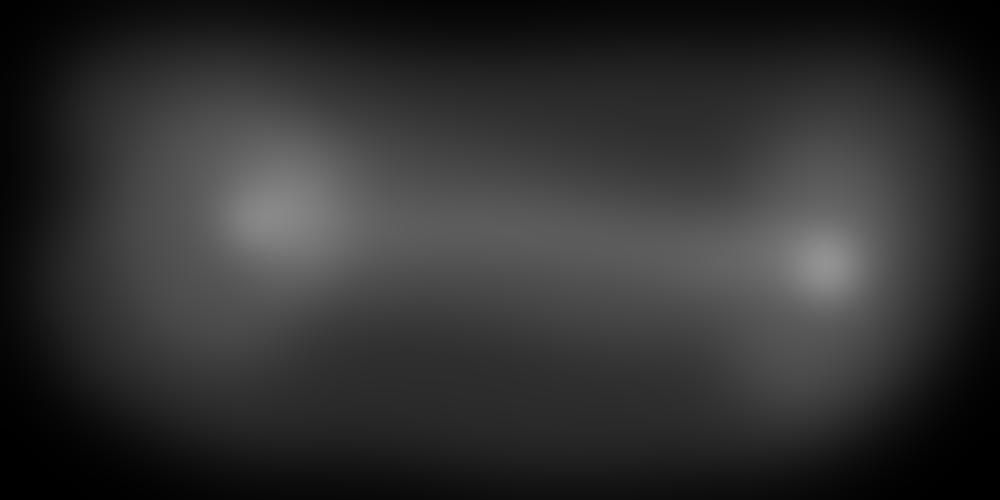
%> input picture 500x1000/1.jpg, 1000 x 500 px
$ octave DemGen.m   (GNU Octave 9; MATLAB toolbox functions it lacks are replaced by stand-ins)
%> lines starting %> are read from the running program, lines starting %| are printed output that depends on the picture
%Görüntüleri Yükle
im1 = imread('500x1000\1.jpg');
%> im1 is the input picture: size 500x1000 uint8; min 0, max 148, mean 48.4
im2 = imread('500x1000\2.jpg');
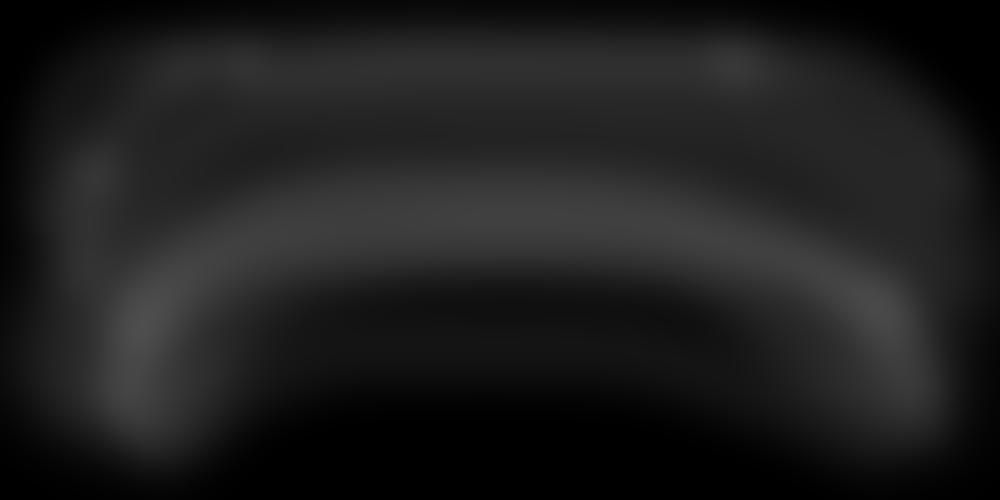
%> input picture 500x1000/2.jpg, 1000 x 500 px
%> im2 is the input picture: size 500x1000 uint8; min 0, max 79, mean 29.5
im3 = imread('500x1000\3.jpg');
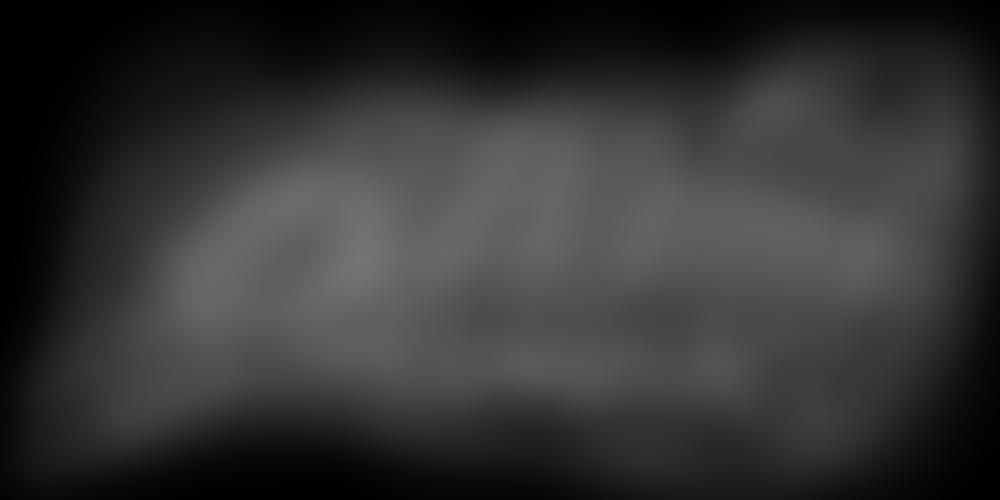
%> input picture 500x1000/3.jpg, 1000 x 500 px
%> im3 is the input picture: size 500x1000 uint8; min 0, max 117, mean 51.3
im4 = imread('500x1000\4.jpg');
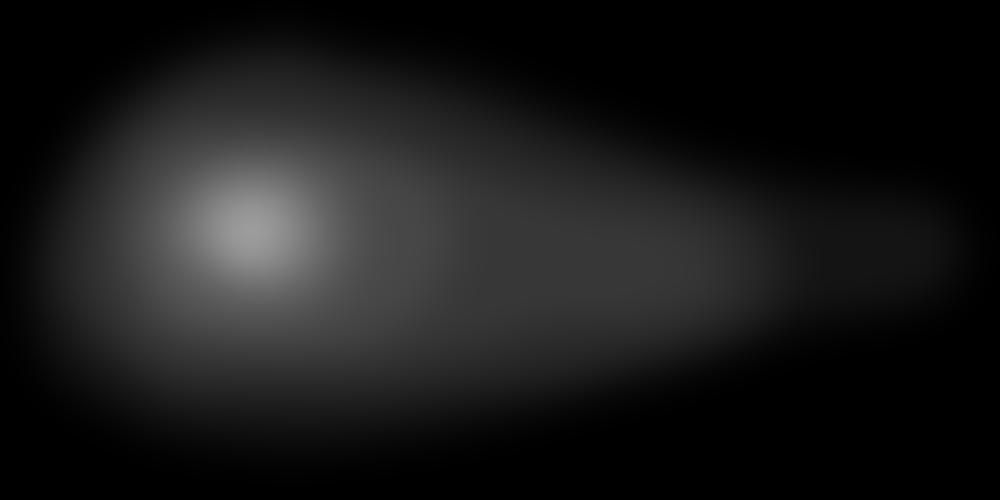
%> input picture 500x1000/4.jpg, 1000 x 500 px
%> im4 is the input picture: size 500x1000 uint8; min 0, max 157, mean 25
im5 = imread('500x1000\5.jpg');
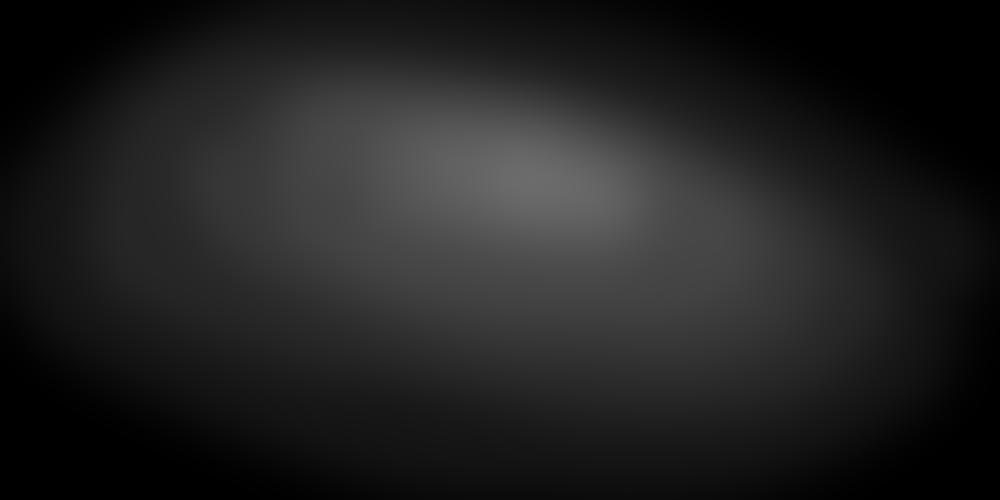
%> input picture 500x1000/5.jpg, 1000 x 500 px
%> im5 is the input picture: size 500x1000 uint8; min 0, max 108, mean 32.6
im6 = imread('500x1000\6.jpg');
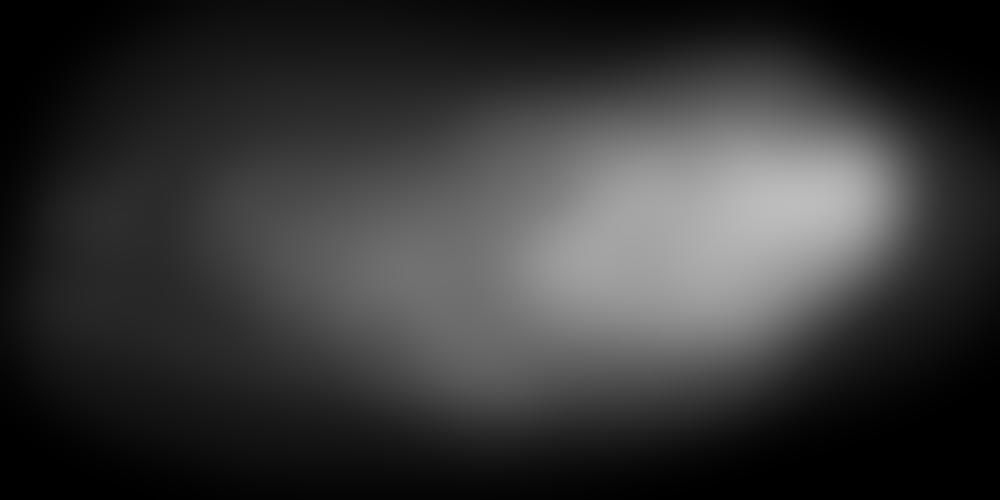
%> input picture 500x1000/6.jpg, 1000 x 500 px
%> im6 is the input picture: size 500x1000 uint8; min 0, max 189, mean 54.4
%> (the run ends here)
